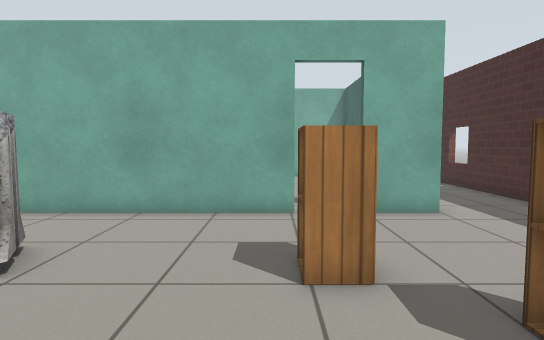
view 1 (above)

22 first-person views from a walk through a robot-simulator world made for Gazebo. The camera is 0.9 m above the floor, tilts 4° down and sees 75° across. Floor lines are 1 m apart. The floor is counted in squares, 0.5 m on a side. Each view is taken from the middle of a square. On the plan, view 1 faces up. The plan holds only what a view shows up to about 17 squares ahead; the rest is blank. The robots in the file are not drawn. Gazebo's built-in surfaces are drawn with simple patterns.

view 2
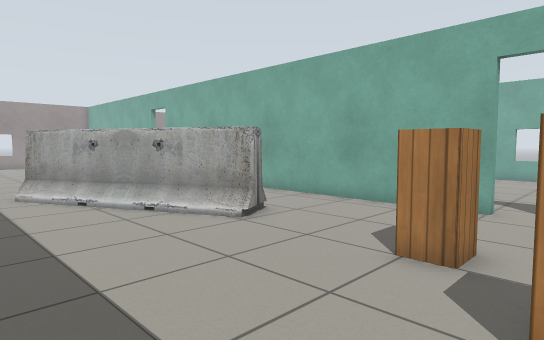

view 3
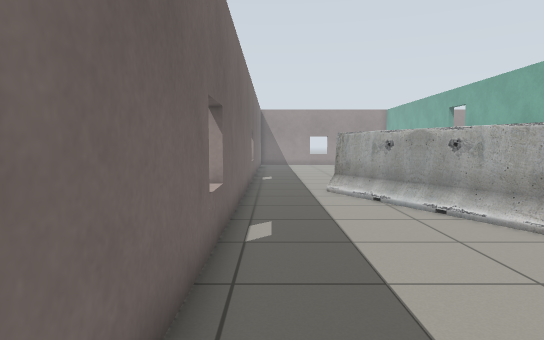

view 4
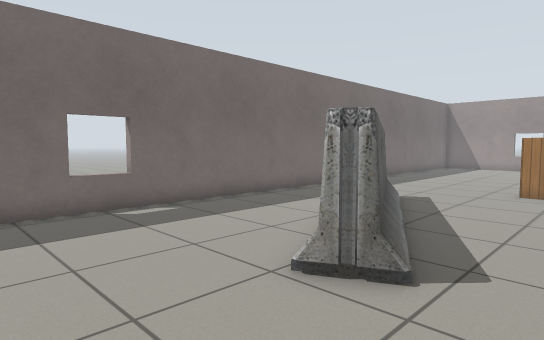

view 5
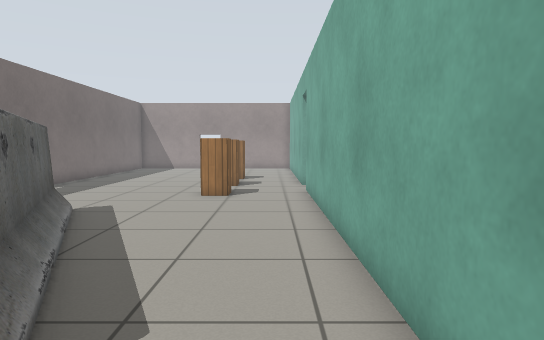

view 6
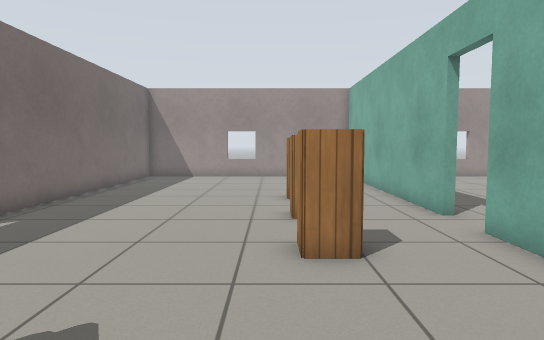

view 7
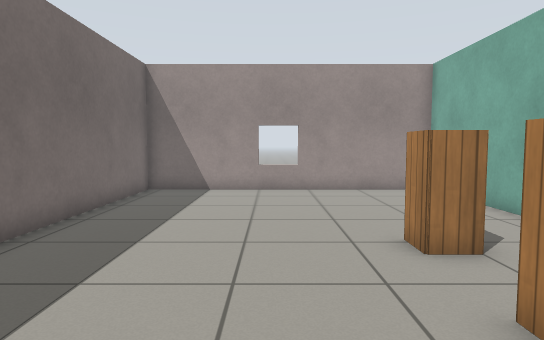

view 8
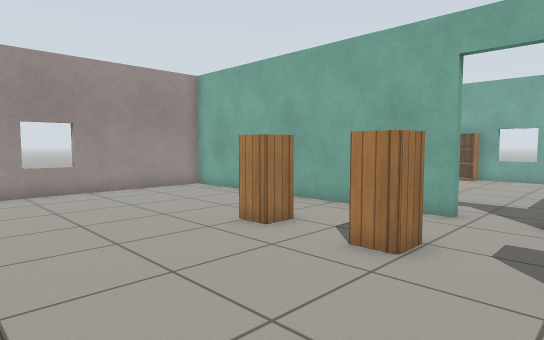

view 9
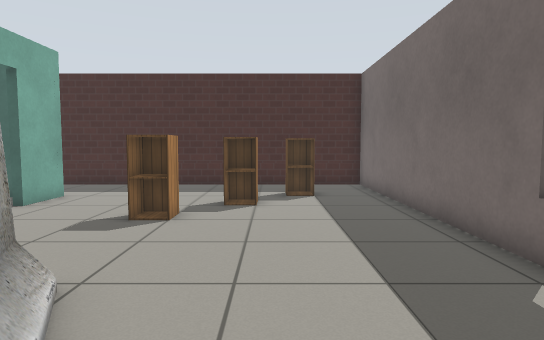

view 10
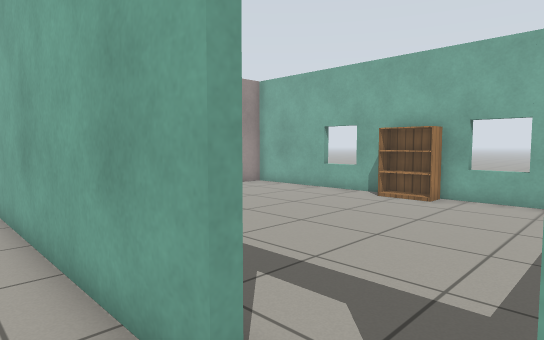

view 11
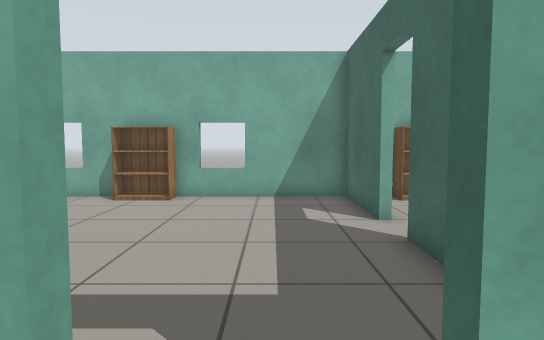

view 12
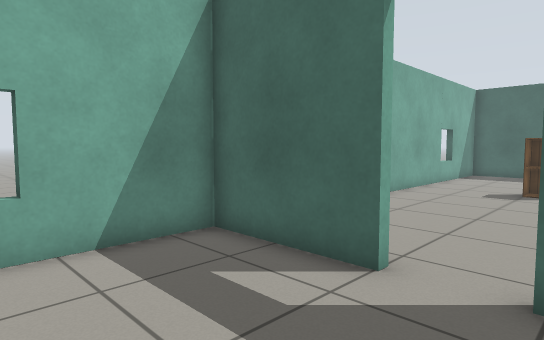

view 13
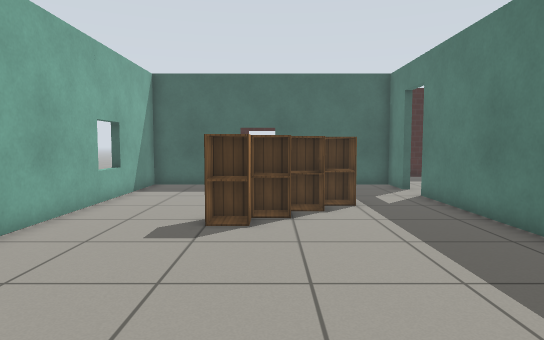

view 14
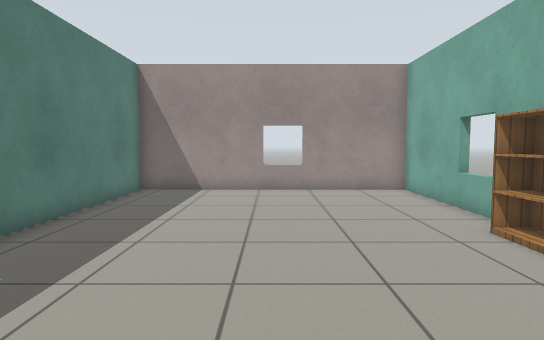

view 15
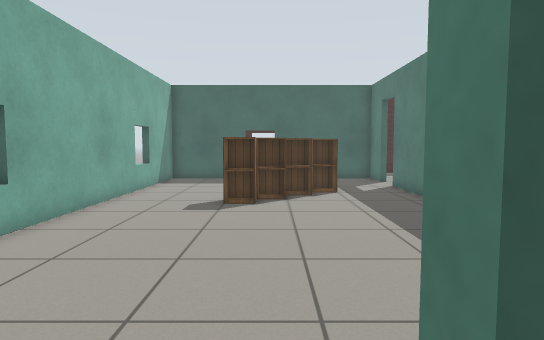

view 16
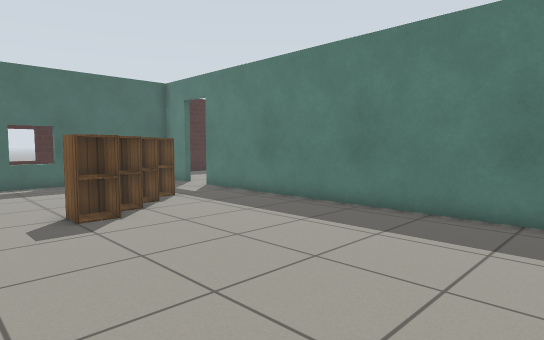

view 17
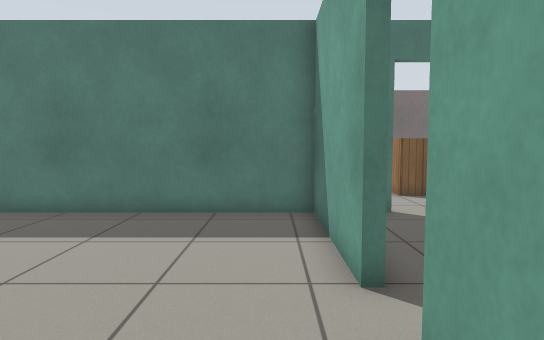

view 18
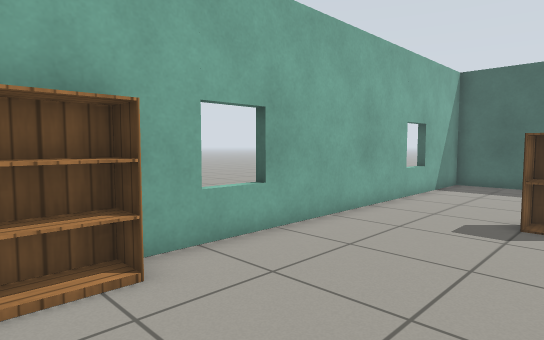

view 19
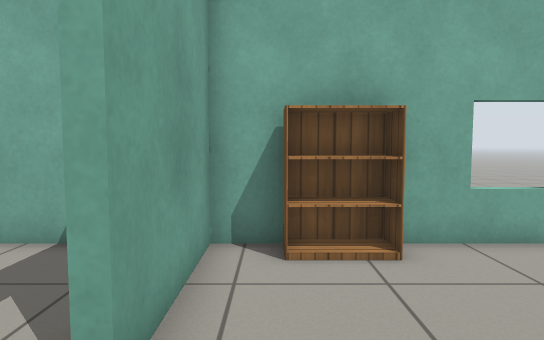

view 20
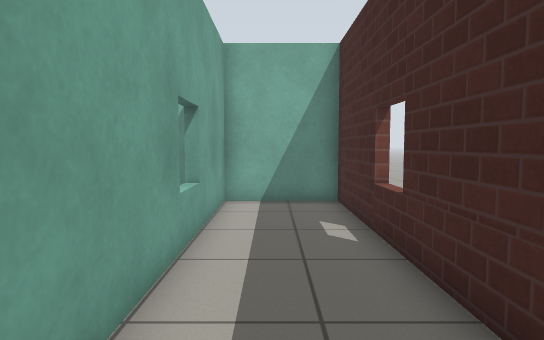

view 21
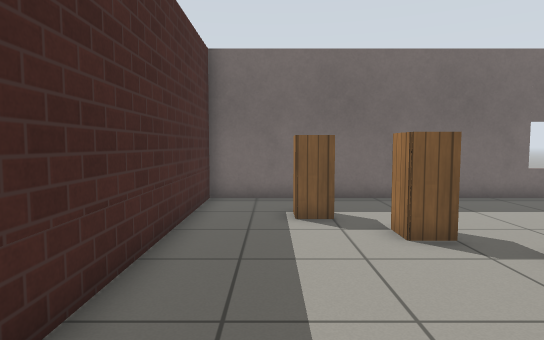

view 22
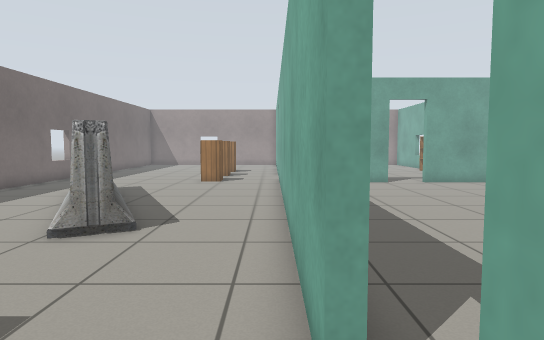

### Floor plan
Key: @ floor where view 1 was taken; # wall or solid block; . floor; D open door; = window, fence, low wall or low ledge; B barrier; C cabinet; K bookshelf.
Columns run from 30 left of view 1 to 8 right of it. Each row starts with its distance up from view 1.
 21 ######=####=#########=########=########
 20 #.......KK......#KKK..............#...#
 19 #...............#.................#...#
 18 #...............#.................#...#
 17 #...............#.................#...#
 16 #...............D.........CC......=...=
 15 =...............D..........CC ....#...=
 14 #...............#...........C ..  #...#
 13 #...............#...........CC..  #...#
 12 #...............#...............  #...#
 11 #...............#.................#...#
 10 ############DD#################DD##...#
  9 #...........DD.................DD.....#
  8 #.....................................#
  7 #.....................................#
  6 #........C..C..C.........BB...........#
  5 #......................BBBB....C......#
  4 #....................BBBBB............#
  3 =..................BBBBB.........C....#
  2 #..................BBB................#
  1 #..................B...............C..#
  0 #.............................@.......#
 -1 #.....................................#
 -2 ##############==##########==###########

Positions as (right, up) in squares from view 1, and headings:
1: (0, 0), facing up
2: (3, -1), facing up-left
3: (3, -1), facing left
4: (0, 8), facing down-left
5: (-2, 8), facing left
6: (-9, 5), facing left
7: (-15, 3), facing left
8: (-15, 0), facing up-left
9: (-8, 2), facing right
10: (-16, 8), facing up-left
11: (-17, 8), facing up
12: (-19, 14), facing up-right
13: (-12, 15), facing right
14: (-15, 15), facing left
15: (-15, 15), facing right
16: (-13, 19), facing down-right
17: (-13, 19), facing down
18: (-13, 15), facing up-right
19: (-13, 14), facing up
20: (6, 9), facing up
21: (6, 10), facing down
22: (3, 9), facing left
